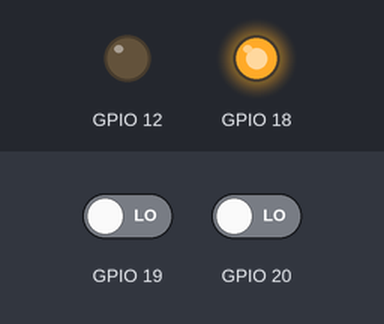
Simulated run of this program. Board: Raspberry Pi (BCM pin numbers). On the bench: output pins drawn as LEDs (lit = HIGH). The test bench sets the inputs (shaded band); at power-on: GPIO 19 LOW, GPIO 20 LOW. What the program prints to the terminal is not drawn.

Above: at 0.1 s.
Timing chart, 0 to 1.6 s (numbered marks = the images above):
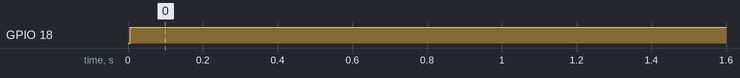

The program:

right_motor.py
```python
import pigpio
import time

class MotorControl:
    def __init__(self, encoder_pinA, encoder_pinB, pwm_pin1, pwm_pin2, ppr, wheel_diameter, gear_ratio):
        self.pi = pigpio.pi()
        self.encoder_pinA = encoder_pinA
        self.encoder_pinB = encoder_pinB
        self.gpio_pwm1 = pwm_pin1
        self.gpio_pwm2 = pwm_pin2
        self.encoder_position = 0
        self.encoder_last_position = 0
        self.target_speed = 0.05
        self.current_speed = 0

        self.pi.set_mode(self.gpio_pwm1, pigpio.OUTPUT)
        self.pi.set_mode(self.gpio_pwm2, pigpio.OUTPUT)
        self.pi.set_PWM_frequency(self.gpio_pwm1, 1000)
        self.pi.set_PWM_frequency(self.gpio_pwm2, 1000)

        self.encoder_last_stateA = self.pi.read(self.encoder_pinA)
        self.encoder_last_stateB = self.pi.read(self.encoder_pinB)

        self.cbA = self.pi.callback(self.encoder_pinA, pigpio.EITHER_EDGE, self.encoder_callbackA)
        self.cbB = self.pi.callback(self.encoder_pinB, pigpio.EITHER_EDGE, self.encoder_callbackB)

        self.ppr = ppr
        self.wheel_circumference = wheel_diameter * 3.14159 / 100.0
        self.gear_ratio = gear_ratio

        self.Kp = 1700   #
        self.Ki = 120    #200
        self.Kd = 20     #0.01
        self.prev_error = 0
        self.prev_output = 0
        self.integral = 0
        self.motor_pwm_init_value = 0.1
        self.once_cycle_pulse_coefficient = 1.27273
        self.once_cycle_pulse_count = (self.ppr * 2 * self.gear_ratio) / self.once_cycle_pulse_coefficient


        print("=====================================================")
        print("wheel_circumference:", self.wheel_circumference)
        print("once_cycle_pulse_count:", self.once_cycle_pulse_count)
        print("=====================================================")

        self.bias = 0.0
        self.last_bias = 0.0
        self.motor_pwm = 0.0


    def encoder_callbackA(self, gpio, level, tick):
        if level == 1 and self.encoder_last_stateA == 1 and self.encoder_last_stateB == 1:
            self.encoder_position -= 1
        elif level == 0 and self.encoder_last_stateA == 0 and self.encoder_last_stateB == 1:
            self.encoder_position += 1
        self.encoder_last_stateB = level

    def encoder_callbackB(self, gpio, level, tick):
        if level == 1 and self.encoder_last_stateA == 1 and self.encoder_last_stateB == 1:
            self.encoder_position += 1
        elif level == 0 and self.encoder_last_stateA == 0 and self.encoder_last_stateB == 1:
            self.encoder_position -= 1
        self.encoder_last_stateB = level

    def calculate_speed(self):
        delta_position = -self.encoder_position + self.encoder_last_position
        self.current_speed = ((delta_position / self.once_cycle_pulse_count) * self.wheel_circumference ) / 0.02
        self.encoder_last_position = self.encoder_position
        return self.current_speed


    def set_motor_speed(self, speed):
        duty_cycle = int(abs(speed)) # 将速度映射到PWM占空比范围内
        if duty_cycle >= 255:
            duty_cycle = 255
        if speed >= 0:
            self.pi.set_PWM_dutycycle(self.gpio_pwm1, duty_cycle)
            self.pi.set_PWM_dutycycle(self.gpio_pwm2, 0)
        else:
            self.pi.set_PWM_dutycycle(self.gpio_pwm2, duty_cycle)
            self.pi.set_PWM_dutycycle(self.gpio_pwm1, 0)

    def stop_motor(self):
        self.pi.set_PWM_dutycycle(self.gpio_pwm1, 0)
        self.pi.set_PWM_dutycycle(self.gpio_pwm2, 0)

    # 对抗机器人pid参数调节 self.Ki = 200
    def calculate_pid_section(self, current_speed, target_speed):
        self.bias = current_speed - target_speed
        kp_value = self.bias - self.last_bias
        self.motor_pwm -= self.Kp * kp_value + self.Ki * self.bias
        self.last_bias = self.bias
        return self.motor_pwm

    def calculate_pid(self, current_speed, target_speed):
        self.bias = current_speed - target_speed
        kp_value = self.bias - self.last_bias
        kd_value = self.bias - 2 * self.last_bias + self.prev_error  # 添加微分项
        self.motor_pwm -= self.Kp * kp_value + self.Ki * self.bias + self.Kd * kd_value
        self.prev_error = self.bias
        self.last_bias = self.bias
        return self.motor_pwm


    def run(self):
        try:
            current_value = 0.0
            while True:
                currrent_speed = self.calculate_speed()
                output = self.calculate_pid(currrent_speed, self.target_speed)
                # output = self.calculate_pid_section(currrent_speed, self.target_speed)
                self.set_motor_speed(output)
                num_str = "{:.3f}".format(currrent_speed)
                integer_part, decimal_part = num_str.split('.')
                print("current_speed:", integer_part + '.' + decimal_part, "                   target:", self.target_speed)
                time.sleep(0.02)

        except KeyboardInterrupt:
            self.stop_motor()
            self.cbA.cancel()
            self.cbB.cancel()
            self.pi.stop()
            print("exit")


def main():
    left_motor = MotorControl(20, 19, 12, 18, 7, 5, 100)
    left_motor.target_speed = -0.20  # 设置目标速度为0.05 m/s
    left_motor.run()

if __name__ == '__main__':
    main()
```

Measured:
- by itself, GPIO 18: LOW → HIGH at 0.01 s
